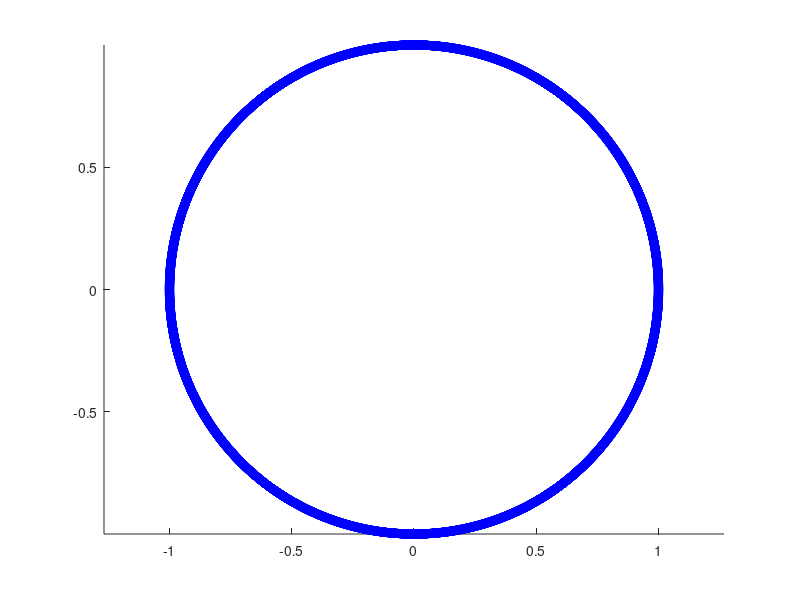

This chart was generated by the following MATLAB code:
%Evenly spaced node distribution on unit circle.

close all
clear all

%---Inputs---
cN = 10000;
%---Parameterized Unit Circle---
xfunc = @(th) cos(th);
yfunc = @(th) sin(th);

t = linspace(0,2*pi,cN);

%storage for nodes on curve

gamma = zeros(cN,2);

gamma(:,1) = xfunc(t);
gamma(:,2) = yfunc(t);

figure
axis equal
hold on
plot(gamma(:,1),gamma(:,2),'bo')

